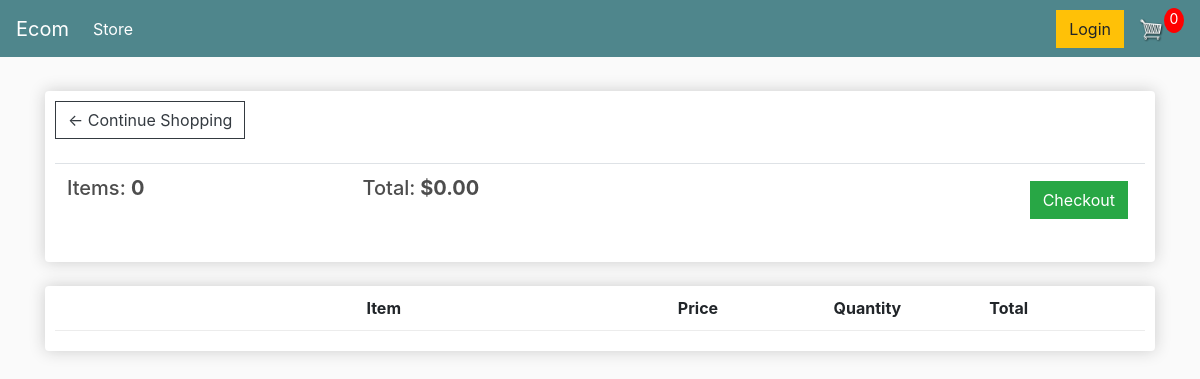
The app's page /cart/ (signed in), older data.
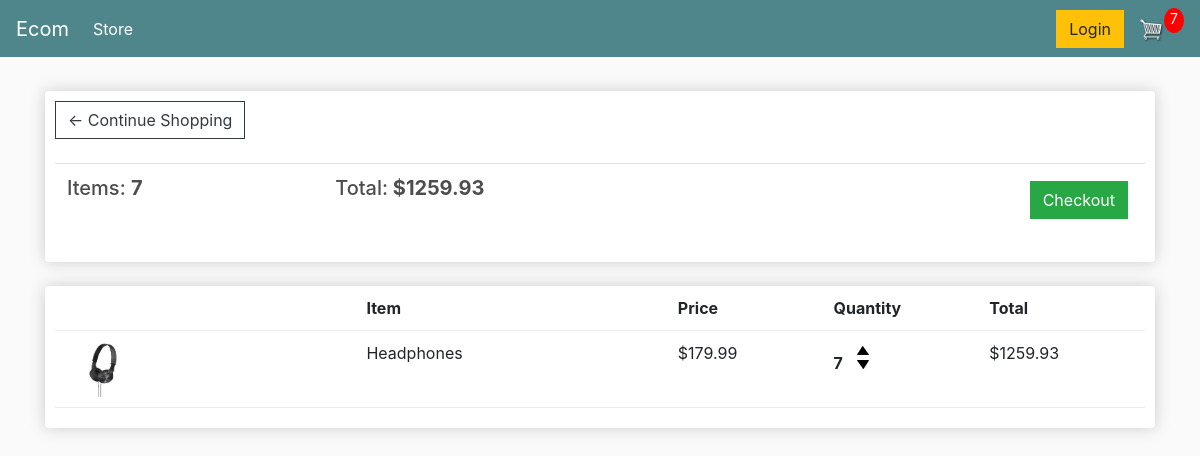
The same page, newer data.
### store/models.py (models this page shows, shortened)
class Order(models.Model):
	customer = models.ForeignKey(Customer, on_delete=models.SET_NULL, null=True, blank=True)
	date_ordered = models.DateTimeField(auto_now_add=True)
	complete = models.BooleanField(default=False)
	transaction_id = models.CharField(max_length=100, null=True)
	@property
	def get_cart_total(self):
		orderitems = self.orderitem_set.all()
		total = sum([item.get_total for item in orderitems])
		return total
	@property
	def get_cart_items(self):
		orderitems = self.orderitem_set.all()
		total = sum([item.quantity for item in orderitems])
		return total

class OrderItem(models.Model):
	product = models.ForeignKey(Product, on_delete=models.SET_NULL, null=True)
	order = models.ForeignKey(Order, on_delete=models.SET_NULL, null=True)
	quantity = models.IntegerField(default=0, null=True, blank=True)
	date_added = models.DateTimeField(auto_now_add=True)
	@property
	def get_total(self):
		total = self.product.price * self.quantity
		return total

class Product(models.Model):
	name = models.CharField(max_length=200)
	price = models.DecimalField(max_digits=7,decimal_places=2)
	digital = models.BooleanField(default=False,null=True, blank=True)
	image = models.ImageField(null=True, blank=True)
	@property
	def imageURL(self):
		try:
			url = self.image.url
		except:
			url = ''
		return url

### store/views.py (the view)
# urls.py: path('cart/', views.cart, name="cart"),
def cart(request):
	if request.user.is_authenticated:
		customer = request.user.customer
		order, created = Order.objects.get_or_create(customer=customer, complete=False)
		items = order.orderitem_set.all()
		cartItems = order.get_cart_items
	else:
		items = []
		order = {'get_cart_total':0, 'get_cart_items':0, 'shipping':False}
		cartItems = order['get_cart_items']
	context = {'items':items, 'order':order, 'cartItems':cartItems}
	return render(request, 'store/cart.html', context)

### store/templates/store/cart.html
{% extends 'store/main.html' %}
{% load static %}
{% block content %}
	<div class="row">
		<div class="col-lg-12">
			<div class="box-element">
				<a  class="btn btn-outline-dark" href="{% url 'store' %}">&#x2190; Continue Shopping</a>
				<br>
				<br>
				<table class="table">
					<tr>
						<th><h5>Items: <strong>{{order.get_cart_items}}</strong></h5></th>
						<th><h5>Total:<strong> ${{order.get_cart_total|floatformat:2}}</strong></h5></th>
						<th>
							<a  style="float:right; margin:5px;" class="btn btn-success" href="{% url 'checkout' %}">Checkout</a>
						</th>
					</tr>
				</table>
			</div>
			<br>
			<div class="box-element">
				<div class="cart-row">
					<div style="flex:2"></div>
					<div style="flex:2"><strong>Item</strong></div>
					<div style="flex:1"><strong>Price</strong></div>
					<div style="flex:1"><strong>Quantity</strong></div>
					<div style="flex:1"><strong>Total</strong></div>
				</div>
				{% for item in items %}
				<div class="cart-row">
					<div style="flex:2"><img class="row-image" src="{{item.product.imageURL}}"></div>
					<div style="flex:2"><p>{{item.product.name}}</p></div>
					<div style="flex:1"><p>${{item.product.price|floatformat:2}}</p></div>
					<div style="flex:1">
						<p class="quantity">{{item.quantity}}</p>
						<div class="quantity">
							<img data-product="{{item.product.id}}" data-action="add" class="chg-quantity update-cart" src="{% static  'images/arrow-up.png' %}">
							<img data-product="{{item.product.id}}" data-action="remove" class="chg-quantity update-cart" src="{% static  'images/arrow-down.png' %}">
						</div>
					</div>
					<div style="flex:1"><p>${{item.get_total|floatformat:2}}</p></div>
				</div>
				{% endfor %}
			</div>
		</div>
	</div>
{% endblock content %}

Row changes from the older to the newer data that the page shows:
computed for Order: get_cart_items "0" → "7"; get_cart_total "0.00" → "1259.93"
added OrderItem: product.imageURL (picture), product.name "Headphones", product.price "179.99", quantity "7", get_total "1259.93"
Text that changed along with them:
{{ cartItems }}: "0" → "7"
